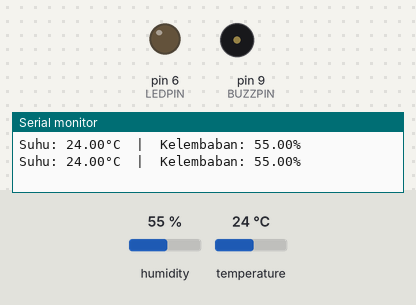
A sketch run on a simulated Arduino Uno, built with avr-gcc and run on an emulated ATmega328P. On the bench: output pins drawn as LEDs (lit = HIGH), buzzer (waves = sounding, pin HIGH), the last lines printed to the serial monitor. The test bench sets the inputs (shaded band); at power-on: temperature 24 °C, humidity 55 %.

Above: at 4.8 s.
4.9 s: temperature set to 30 °C
7.9 s: temperature set to 33 °C
At 9.3 s:
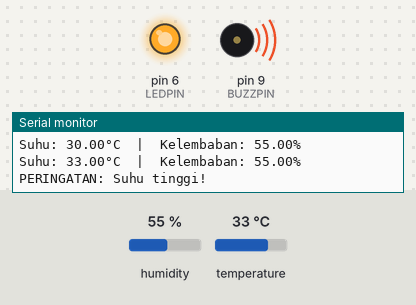
10.9 s: temperature set to 12 °C
At 12.9 s:
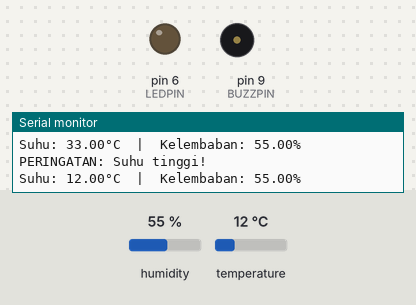
13.9 s: temperature set to 41 °C
At 15.3 s:
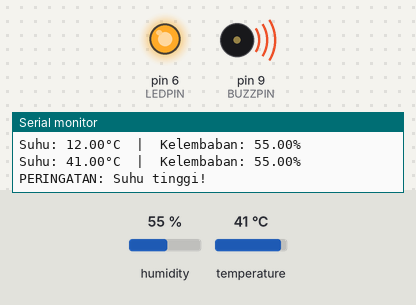
Timing chart, 0 to 16.9 s (numbered marks = the images above; inputs shaded):
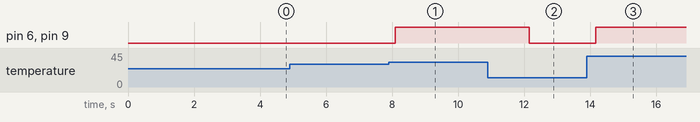

The sketch:

sketcht1.ino
```cpp
#include "DHT.h"

#define DHTPIN 7
#define DHTTYPE DHT11
#define LEDPIN 6
#define BUZZPIN 9
#define BATAS_SUHU 31

DHT dht(DHTPIN, DHTTYPE);

void setup() {
  Serial.begin(9600);
  dht.begin();
  pinMode(LEDPIN, OUTPUT);
  pinMode(BUZZPIN, OUTPUT);
}

void loop() {
  delay(2000);

  float humidity = dht.readHumidity();
  float temperature = dht.readTemperature();

  if (isnan(humidity) || isnan(temperature)) {
    Serial.println("Gagal membaca sensor!");
    return;
  }

  Serial.print("Suhu: ");
  Serial.print(temperature);
  Serial.print("°C  |  Kelembaban: ");
  Serial.print(humidity);
  Serial.println("%");

  if (temperature > BATAS_SUHU) {
    digitalWrite(LEDPIN, HIGH);
    digitalWrite(BUZZPIN, HIGH);
    Serial.println("PERINGATAN: Suhu tinggi!");
  } else {
    digitalWrite(LEDPIN, LOW);
    digitalWrite(BUZZPIN, LOW);
  }
}
```

Measured:
- the behaviour switches between 31 and 32 °C on temperature (found by bisection; images 0 and 1)
- after the input at 7.9 s, pin 6 (LEDPIN), pin 9 (BUZZPIN): LOW → HIGH after 0.20 s
- after the input at 10.9 s, pin 6 (LEDPIN), pin 9 (BUZZPIN): HIGH → LOW after 1.2 s
- after the input at 13.9 s, pin 6 (LEDPIN), pin 9 (BUZZPIN): LOW → HIGH after 0.27 s
